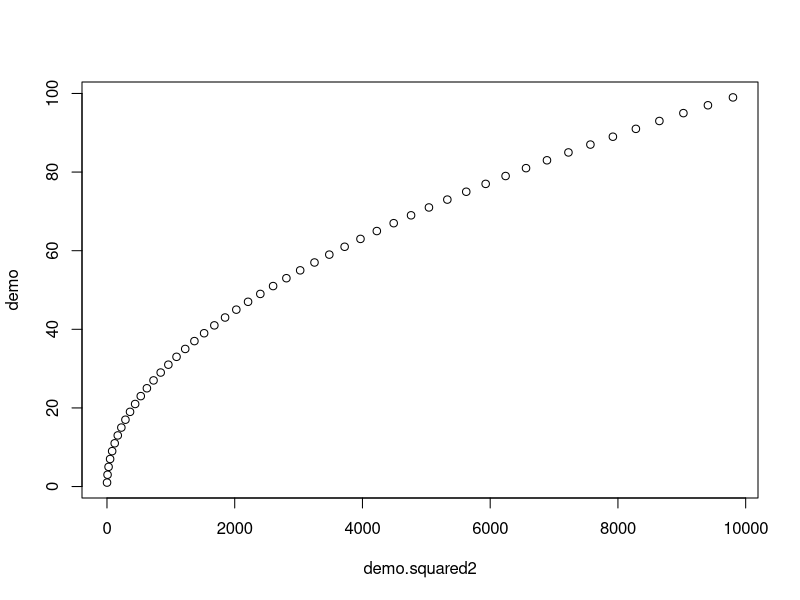
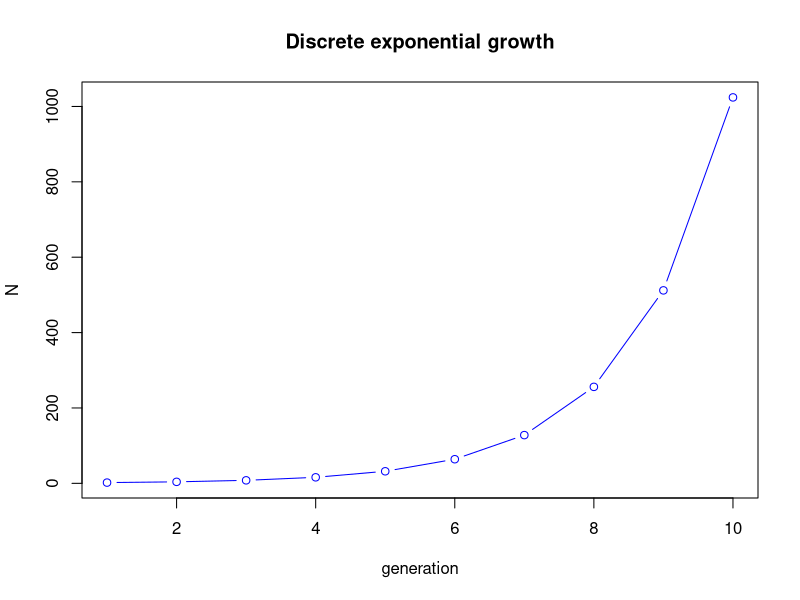

Write R code to recreate these figures, in order. (Note: this script raises an error after producing the figures.)
demo <- seq (1,100,by=2) # sequence  1, 3, ..., 99
n<-length(demo) #  size of the foo sequence
demo.squared = NULL #  empty object

for (i in 1:n) { # our counter
  demo.squared[i] = demo[i]^2 # the task
}

#can shorten into
demo.squared2<-demo^2
plot (demo~demo.squared2)

num_gen<-10  # no. generation
generation<-1:num_gen # create a variable generation
N <- rep (0,num_gen) #  "vector" of 10 zeros (could be `NULL`)
lambda <- 2 # growth rate
N[1] <- 2 # We need to set initial pop size
for (t in 1:(num_gen - 1)) { # the counter
  N[t+1]=lambda*N[t]  # task: double individuals
}
plot(N~generation, type='b', col='blue', main='Discrete exponential growth') # the plot

#make own function
grow <- function (growth.rate) { # argument "growth.rate" of function "grow" 
  num_gen<-10  # no. generation
  generation<-1:num_gen # create a variable generation
  N <- rep (0,num_gen) #  "vector" of 10 zeros (could be `NULL`)
  N[1] <- 2 # We need to set initial pop size
  for (t in 1:(num_gen - 1)) { # the counter
    N[t+1]=growth.rate*N[t]  # task: double individuals
  }
  plot(N~generation,type='b', main=paste("Rate =", growth.rate)) 
}

grow2<-function(growth.rate,number.generation){
  generation<-1:number.generation
  N<-rep(0,number.generation)
  N[1]<-2
  for(t in 1:(number.generation-1)){
    N[t+1]=growth.rate*N[t]
  }
  plot(N~generation,type='b', main=paste("Rate =", growth.rate, ", ", number.generation, "generations"))
}


logistic<-function(growth.rate){
  num_gen<-50
  generation<-1:num_gen
  N<-rep(0,num_gen)
  N[1]<-10
  k<-100
  for(t in 1:(num_gen-1)){
    N[t+1]=N[t]+(growth.rate*N[t]*((k-N[t])/k))
  }
  plot(N~generation,ylim=c(0,120), type='b', main=paste("Rate=",growth.rate))
}
saveGIF({
for(r in seq(0.5, 3, by=0.1)){
  logistic(r)
}},interval=0.1)


